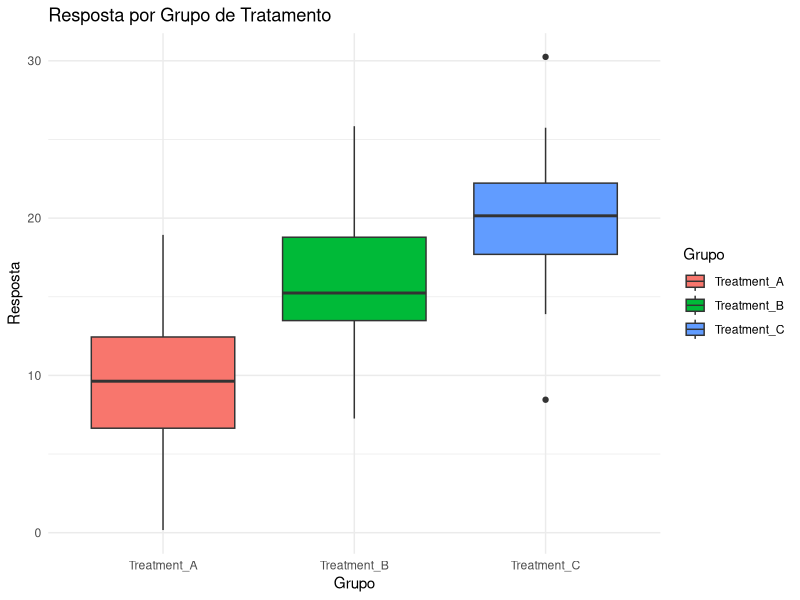
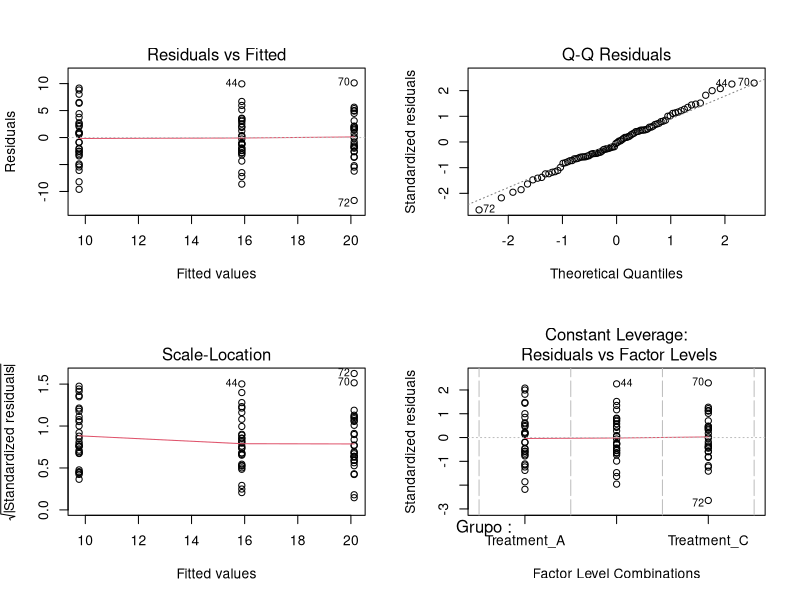

Recreate these plots in R, in order.
# Projeto: ANOVA em Estudo Clínico Simulado
# Autor: Jean Mendes
# Objetivo: Comparar 3 tratamentos fictícios usando ANOVA

# Pacotes necessários
install.packages(c("ggplot2", "dplyr", "car"))
library(ggplot2)
library(dplyr)
library(car)

# Simulando dados
set.seed(123)
n <- 30  # número de pacientes por grupo

grupo <- rep(c("Treatment_A", "Treatment_B", "Treatment_C"), each = n)
efeito_tratamento <- c(10, 15, 20)  # média de resposta por grupo
resposta <- c(rnorm(n, mean = efeito_tratamento[1], sd = 5),
              rnorm(n, mean = efeito_tratamento[2], sd = 5),
              rnorm(n, mean = efeito_tratamento[3], sd = 5))

dados <- data.frame(Grupo = factor(grupo), Resposta = resposta)

# Análise exploratória
ggplot(dados, aes(x = Grupo, y = Resposta, fill = Grupo)) +
  geom_boxplot() +
  theme_minimal() +
  labs(title = "Resposta por Grupo de Tratamento", y = "Resposta", x = "Grupo")

# Verificando pressupostos da ANOVA
modelo <- aov(Resposta ~ Grupo, data = dados)
par(mfrow = c(2, 2))
plot(modelo)

# Teste de homocedasticidade
leveneTest(Resposta ~ Grupo, data = dados)

# ANOVA
resumo_anova <- summary(modelo)
print(resumo_anova)

# Pós-teste (Tukey HSD)
tukey <- TukeyHSD(modelo)
print(tukey)
